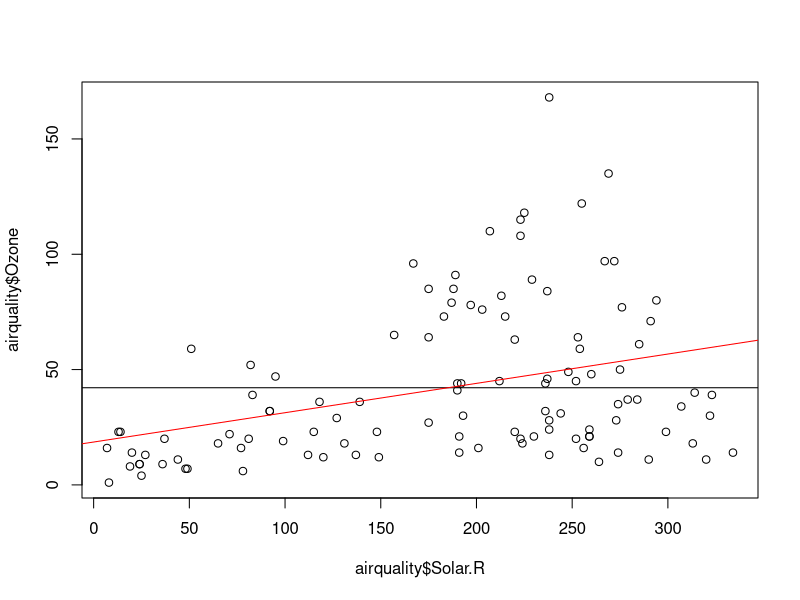
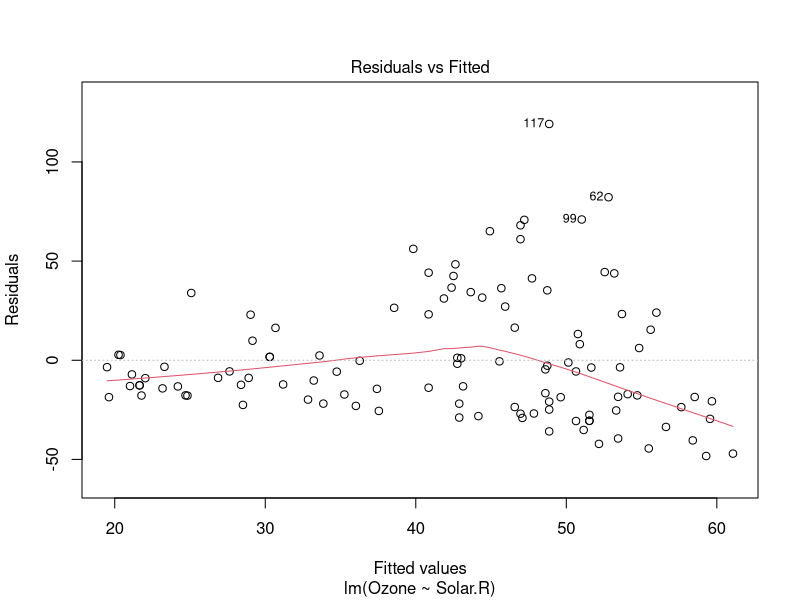
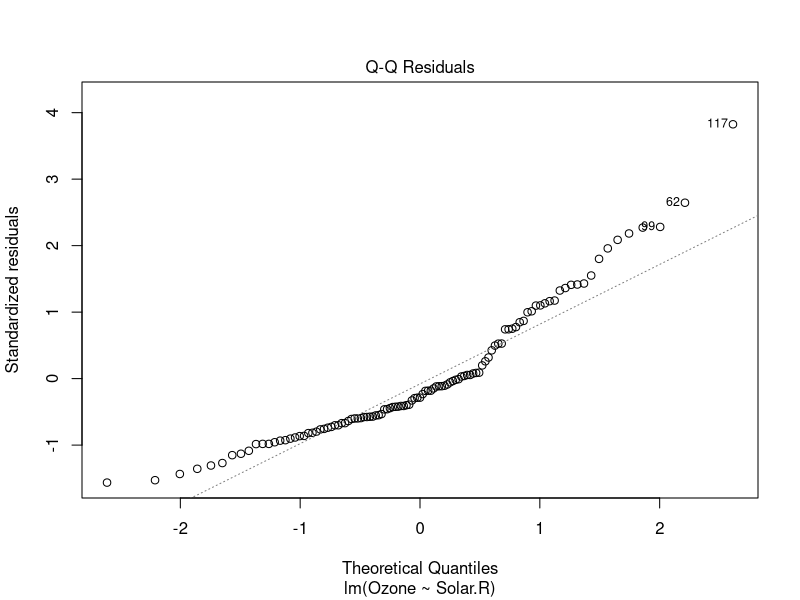
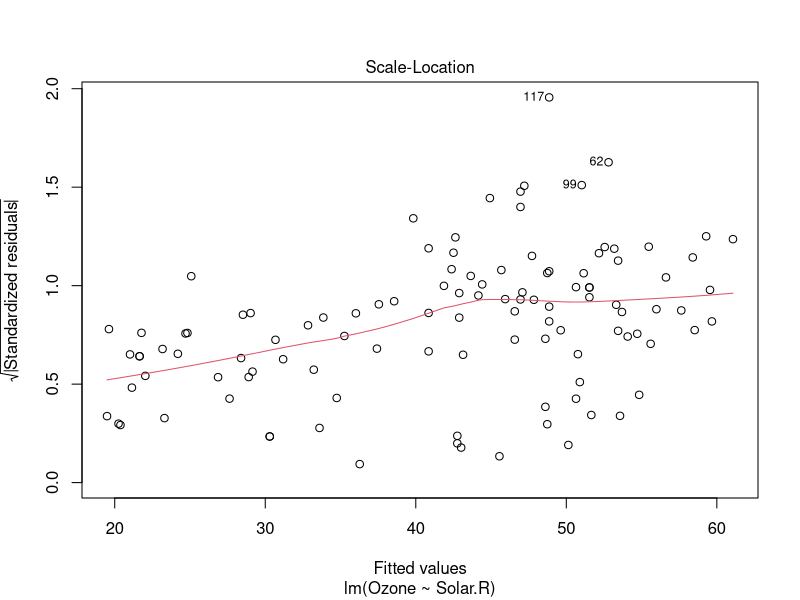
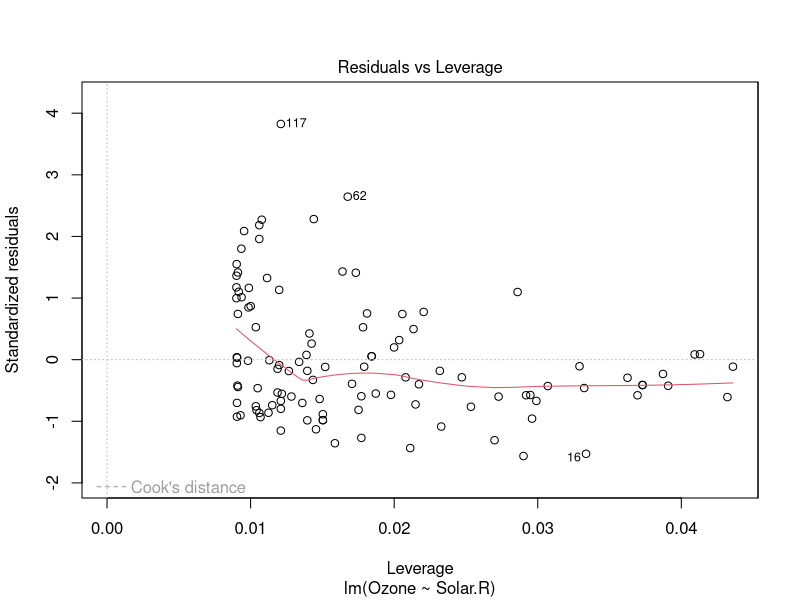
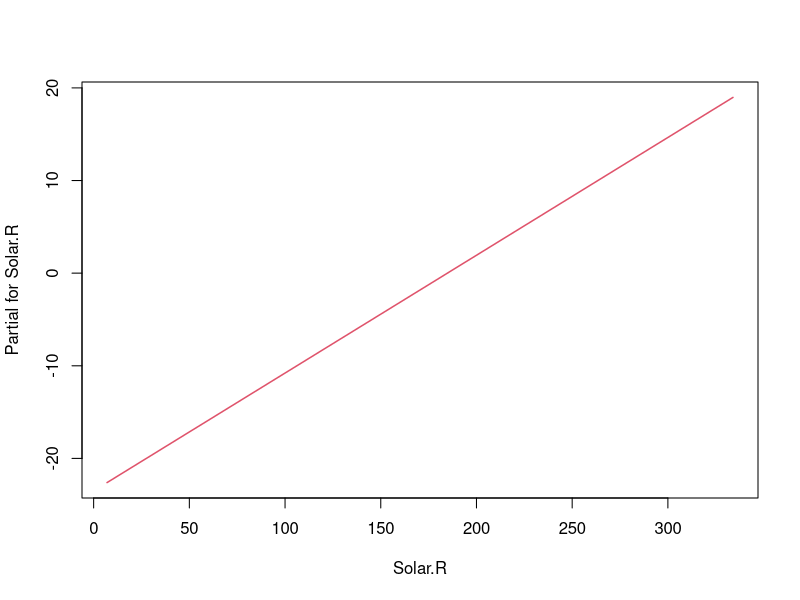
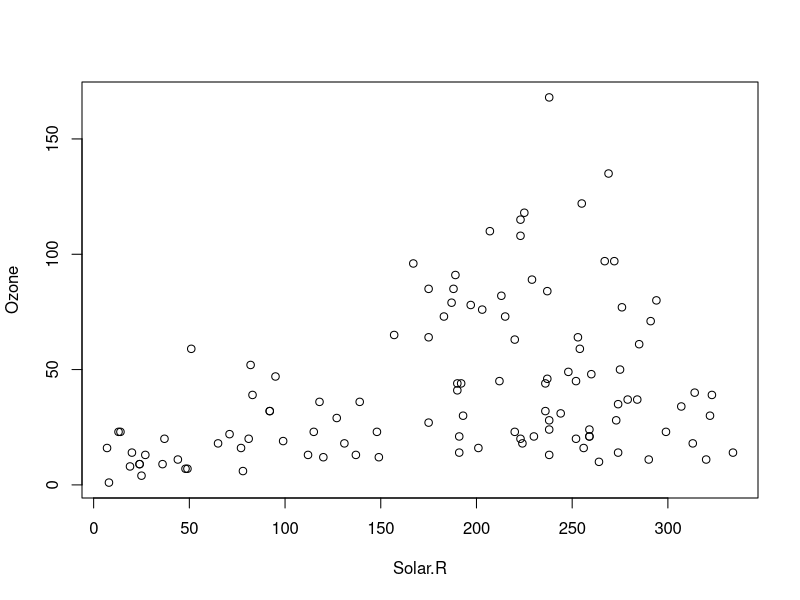
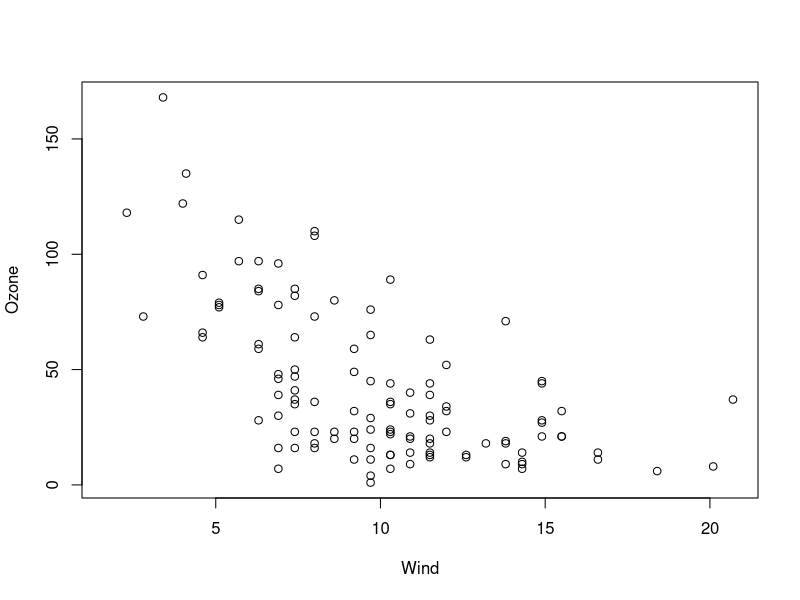

Generate these figures, in order, with R: (Note: this script raises an error after producing the figures.)
data(airquality)
names(airquality)
#[1] "Ozone"   "Solar.R" "Wind"    "Temp"    "Month"   "Day" 
plot(airquality$Ozone~airquality$Solar.R)
#Calculate mean ozone concentration(na removed)
mean.Ozone = mean(airquality$Ozone, na.rm = TRUE)
abline(h = mean.Ozone)
#Use lm to fit a regression line through these data. 
model1 = lm(Ozone~Solar.R, data = airquality)
model1
#Coefficients:
#(Intercept = Value of ozone at 0 Solar radiation)       Solar.R  
#18.5987       0.1272(Slope) 
#Plot the line and give color red
abline(model1, col = "red")
#Observation : Variation increases with mean
#Plotting the residual
plot(model1)

termplot(model1)
summary(model1)
#[1] "Ozone"   "Solar.R" "Wind"    "Temp"    "Month"   "Day" 
#Produce plots of explanatory variables 
plot(Ozone~Solar.R, airquality)
plot(Ozone~Wind, airquality)
#Coplot diagram to see the Ozone on effect of Solar.R and Wind
coplot(Ozone~Solar.R|Wind, panel = panel.smooth, airquality)
#regression model 
model2 = lm(Ozone~Solar.R*Wind, airquality)
plot(model2)
summary(model2)
termplot(model2)
summary(airquality$Solar.R)
Soalr1 <- mean(airquality$Solar.R, na.rm = T)
Solar2 <- 100
Solar3 <- 300

predict(model2)
summary(airquality$Wind)
predict(model2, data.frame(Solar.R = 100, Wind =10))
predict(model2, data.frame(Solar.R = Solar1, Wind =10))